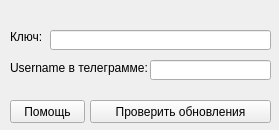
<?xml version="1.0" encoding="UTF-8"?>
<ui version="4.0">
 <class>Form</class>
 <widget class="QWidget" name="Form">
  <property name="geometry">
   <rect>
    <x>0</x>
    <y>0</y>
    <width>279</width>
    <height>130</height>
   </rect>
  </property>
  <property name="windowTitle">
   <string>Form</string>
  </property>
  <widget class="QLabel" name="label">
   <property name="geometry">
    <rect>
     <x>10</x>
     <y>30</y>
     <width>47</width>
     <height>13</height>
    </rect>
   </property>
   <property name="text">
    <string>Ключ:</string>
   </property>
  </widget>
  <widget class="QLabel" name="label_2">
   <property name="geometry">
    <rect>
     <x>10</x>
     <y>60</y>
     <width>141</width>
     <height>16</height>
    </rect>
   </property>
   <property name="text">
    <string>Username в телеграмме:</string>
   </property>
  </widget>
  <widget class="QLineEdit" name="key_text">
   <property name="geometry">
    <rect>
     <x>50</x>
     <y>30</y>
     <width>221</width>
     <height>20</height>
    </rect>
   </property>
   <property name="text">
    <string/>
   </property>
  </widget>
  <widget class="QLineEdit" name="user_text">
   <property name="geometry">
    <rect>
     <x>150</x>
     <y>60</y>
     <width>121</width>
     <height>20</height>
    </rect>
   </property>
  </widget>
  <widget class="QPushButton" name="check_upd_button">
   <property name="geometry">
    <rect>
     <x>90</x>
     <y>100</y>
     <width>181</width>
     <height>23</height>
    </rect>
   </property>
   <property name="text">
    <string>Проверить обновления</string>
   </property>
  </widget>
  <widget class="QPushButton" name="help_button">
   <property name="geometry">
    <rect>
     <x>10</x>
     <y>100</y>
     <width>75</width>
     <height>23</height>
    </rect>
   </property>
   <property name="text">
    <string>Помощь</string>
   </property>
  </widget>
 </widget>
 <resources/>
 <connections/>
</ui>
